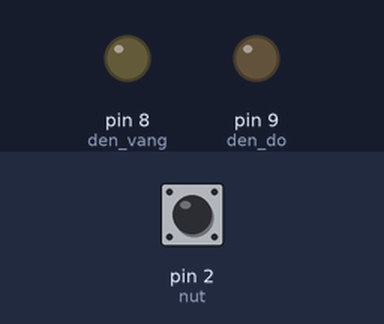
The sketch below on a simulated Arduino Uno, built with avr-gcc and run on an emulated ATmega328P. Parts: output pins drawn as LEDs (lit = HIGH). Dashed ring = blinking. The test bench sets the inputs (shaded band); at power-on: pin 2 (nut) LOW.

Above: at 1.2 s.
1.3 s: pin 2 (nut) driven HIGH
At 2.4 s:
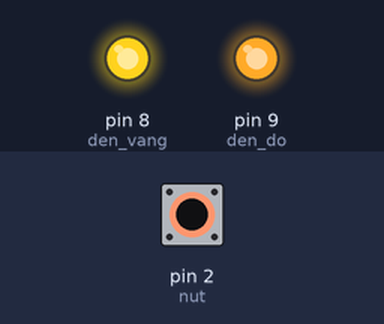
2.8 s: pin 2 (nut) pulsed LOW 5 times (0.12 s each, 0.3 s apart)
At 3.37 s:
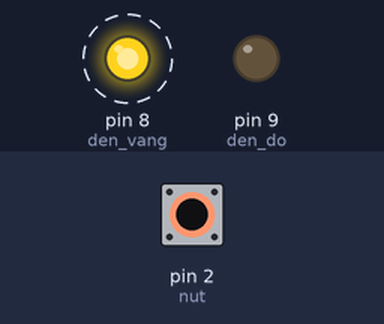
Timing chart, 0 to 5.8 s (numbered marks = the images above; inputs shaded):
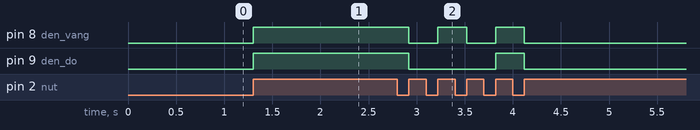

Measured:
- after the input at 1.3 s, pin 8 (den_vang), pin 9 (den_do): LOW → HIGH at once
- after the input at 2.8 s, pin 8 (den_vang): alternates HIGH for 0.30 s and LOW for 0.30 s, 5 changes in all, then stays LOW, starting after 0.12 s; pin 9 (den_do): HIGH → LOW after 0.12 s, → HIGH 0.90 s later, → LOW 0.30 s later

The sketch:

bai04.ino
```cpp
int den_vang = 8;
int den_do = 9;
int nut = 2;

int trang_thai = 0;
int trang_thai_nut_truoc = LOW;

void setup() {
  pinMode(den_vang, OUTPUT);
  pinMode(den_do, OUTPUT);
  pinMode(nut, INPUT);

  digitalWrite(den_vang, LOW);
  digitalWrite(den_do, LOW);
}

void loop() {
  int trang_thai_nut = digitalRead(nut);

  if (trang_thai_nut == HIGH && trang_thai_nut_truoc == LOW) {
    trang_thai++;
    if (trang_thai > 3) {
      trang_thai = 0;
    }

    if (trang_thai == 0) {
      digitalWrite(den_vang, LOW);
      digitalWrite(den_do, LOW);
    }
    else if (trang_thai == 1) {
      digitalWrite(den_vang, HIGH);
      digitalWrite(den_do, HIGH);
    }
    else if (trang_thai == 2) {
      digitalWrite(den_vang, LOW);
      digitalWrite(den_do, LOW);
    }
    else if (trang_thai == 3) {
      digitalWrite(den_vang, HIGH);
      digitalWrite(den_do, LOW);
    }
  }

  trang_thai_nut_truoc = trang_thai_nut;
}
```
